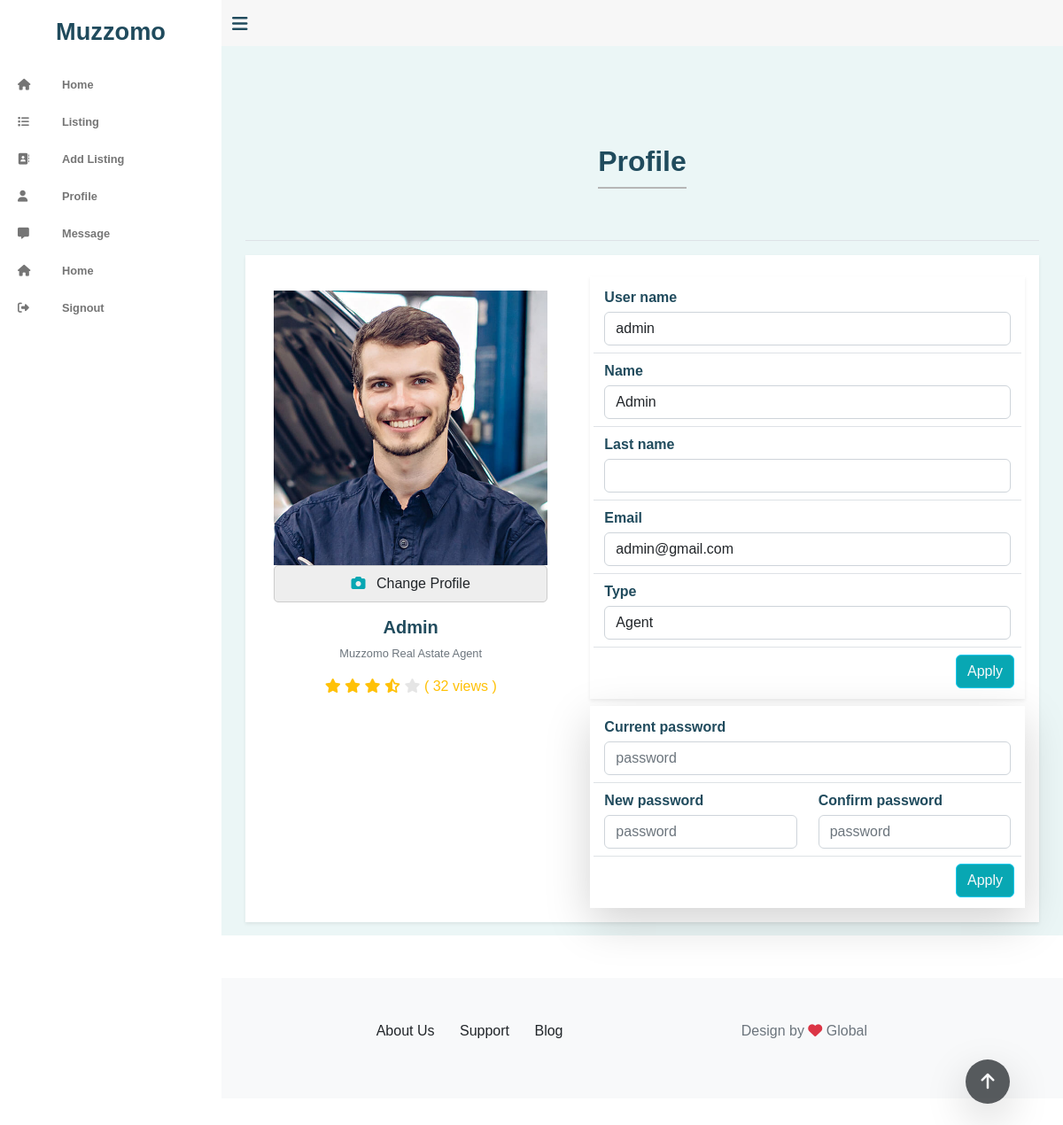
Screenshot of /dashboard-profile-view/ (signed in) with the database file from the repository.
### listing/models.py (models this page shows, shortened)
class CustomUser(AbstractUser):
    users_type = (
        ('Agent','Agent'),
        ('User','User'),
        ('Expert','Expert')
    )
    user_type = models.CharField(choices=users_type , max_length=50,default='Agent')
    profile_image = models.ImageField(upload_to='profiles/')

### listing/views.py (the view)
# urls.py: path('dashboard-profile-view/',dashboard_profile_view, name='dashboardProfile'),
@login_required(login_url='/login')
def dashboard_profile_view (request):
    user_obj = CustomUser.objects.get(pk = request.user.id)
    context = {
        "user_obj" : user_obj
    }
    return render(request, 'dashboard/profile.html' , context)

### templates/dashboard/profile.html (shortened to what this page needs)
{% extends './base.html' %}
{% load static %}
{% block content %}
    <section id="content-wrapper">
          <div class="container">
        <div class="head-title text-center py-5 mt-5 border-bottom">
            <h1 class="fs-2 fw-bold  dark-blue-color">
              Profile
            </h1>
            <span></span>
        </div>
        <div class="profile-content shadow-sm mt-3">
            <div class="row m-0">
                <div class="col-lg-5 col-md-12 col-sm-12 p-3">
                    <div class="profile-section text-center p-3" >
                          <div class="col-12  mt-2">
                              <img id="imagePreview" src="{{user_obj.profile_image.url}}" width="100%" alt="Apartment Cover Image">
                          </div>
                          <div class="col-12">
                            <label for="file-input" class="custom-button w-100 p-2 ">
                                <i class="fa fa-camera light-blue-cl me-2" aria-hidden="true"></i> Change Profile
                              </label>
                          </div>
                        <h3 class="dark-blue-color fw-bold fs-5 mt-3">{{user_obj.first_name}} {{user_obj.last_name}}</h3>
                        <span class="text-secondary fs-7 d-block mb-3">Muzzomo Real Astate Agent</span>
                        <div class="star px-4 text-warning mb-5">
                            <i class="fa fa-star text-warning " aria-hidden="true"></i>
                            <i class="fa fa-star text-warning " aria-hidden="true"></i>
                            <i class="fa fa-star text-warning " aria-hidden="true"></i>
                            <i class="fa fa-star-half-stroke text-warning " aria-hidden="true"></i>
                            <i class="fa fa-star star-null " aria-hidden="true"></i>
                            ( <span>32</span> views )
                          </div>
                    </div>
                </div>
            <div class="col-lg-7 col-md-12 col-sm-12 p-3">
                <form action="#" method="get" class="p-1 shadow-sm mt-2">
                    <div class="agent-information">
                        <div class="row m-0">
                            <div class="col-12 border-bottom">
                              <label for="edit-field " class="fw-bold dark-blue-color pt-2">User name</label>
                              <input type="text" class="form-control mt-1 mb-2 edit-field" value='{{user_obj.username}}' >
                            </div>
                            <div class="col-12 border-bottom">
                              <label for="edit-field " class="fw-bold dark-blue-color pt-2">Name</label>
                              <input type="text" class="form-control mt-1 mb-2 edit-field" value='{{user_obj.first_name}}' >
                            </div>
                            <div class="col-12 border-bottom">
                              <label for="edit-field " class="fw-bold dark-blue-color pt-2">Last name</label>
                              <input type="text" class="form-control mt-1 mb-2 edit-field" value='{{user_obj.last_name}}' >
                            </div>
                            <div class="col-12 border-bottom">
                                <label for="edit-field " class="fw-bold dark-blue-color pt-2">Email</label>
                                <input type="Email" class="form-control mt-1 mb-2 edit-field" value='{{user_obj.email}}' >
                              </div>
                              <div class="col-12 border-bottom">
                                <label for="edit-field " class="fw-bold dark-blue-color pt-2">Type</label>
                                <input type="text" class="form-control mt-1 mb-2 edit-field" value='{{user_obj.user_type}}' >
                              </div>
                              <div class="col-12 p-2 ">
                                <button class="btn btn-info light-blue-bg text-light float-end">Apply</button>
                              </div>
                        </div>
                    </div>
                </form>
                <form action="#" method="get" class="p-1 shadow-lg mt-2">
                    <div class="agent-information">
                        <div class="row m-0">
                            <div class="col-12 border-bottom">
                              <label for="edit-field " class="fw-bold dark-blue-color pt-2">Current password</label>
                              <input type="text" class="form-control mt-1 mb-2 edit-field" placeholder='password' >
                            </div>
                            <div class="col-6 border-bottom">
                                <label for="edit-field " class="fw-bold dark-blue-color pt-2">New password</label>
                                <input type="Email" class="form-control mt-1 mb-2 edit-field" placeholder="password" >
                              </div>
                              <div class="col-6 border-bottom">
                                <label for="edit-field " class="fw-bold dark-blue-color pt-2">Confirm password</label>
                                <input type="Phone" class="form-control mt-1 mb-2 edit-field" placeholder="password" >
                              </div>
                              <div class="col-12 p-2 ">
                                <button class="btn btn-info text-light light-blue-bg float-end">Apply</button>
                              </div>
                        </div>
                    </div>
                </form>
            </div>
        </div>
    </div>
            </div>
    </section>
    {% include './base/footer.html' %}
    {% endblock content %}

### static/CSS/dashboard.css (style rules this page uses)
body { padding-bottom: 30px; position: relative; min-height: 100%; }
#content-wrapper { width: 100%; position: absolute; padding: 15px; top: 100px; background-color:#ebf6f6 ; }
@media (min-width: 992px) { #content-wrapper { position: relative; top: 0; } }
.profile-content { width: 100%; background-color: #ffffff; }
.fs-7 { font-size: 1em; }
* { font-family: 'Inder' ,sans-serif; }
.custom-button { display: inline-block; padding: 10px; border: 1px solid #ccc; border-radius: 5px; background-color: #eee; cursor: pointer; }
.profile-section { border-radius: 2%; }

### static/CSS/csstest.css (style rules this page uses)
.dark-blue-color { color: #204b5d; }
.light-blue-bg { background-color: rgb(8, 167, 179); }
.light-blue-cl { color: rgb(8, 167, 179); }
.fs-7 { font-size: 0.8em; }
.head-title span { background: rgb(182, 182, 182) none repeat scroll 0 0; display: block; height: 2px; margin: 10px auto; width: 100px; }
.star-null { color:rgba(0, 0, 0, 0.1) }

### rows the page displays
CustomUser: profile_image (picture), first_name "Admin", username "admin", email "admin@gmail.com", user_type "Agent"
